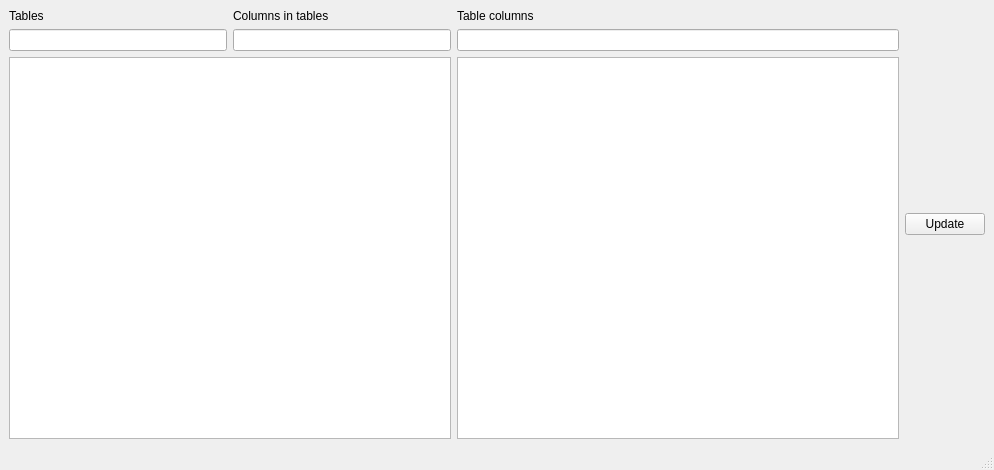
<?xml version="1.0" encoding="UTF-8"?>
<ui version="4.0">
 <class>StructureDescriptor</class>
 <widget class="QMainWindow" name="StructureDescriptor">
  <property name="geometry">
   <rect>
    <x>0</x>
    <y>0</y>
    <width>994</width>
    <height>470</height>
   </rect>
  </property>
  <property name="windowTitle">
   <string>Database descriptor</string>
  </property>
  <widget class="QWidget" name="centralwidget">
   <layout class="QHBoxLayout" name="horizontalLayout">
    <item>
     <layout class="QVBoxLayout" name="verticalLayout_2">
      <item>
       <layout class="QHBoxLayout" name="horizontalLayout_3">
        <property name="leftMargin">
         <number>0</number>
        </property>
        <property name="topMargin">
         <number>0</number>
        </property>
        <property name="rightMargin">
         <number>0</number>
        </property>
        <property name="bottomMargin">
         <number>0</number>
        </property>
        <item>
         <widget class="QLabel" name="label_2">
          <property name="text">
           <string>Tables</string>
          </property>
         </widget>
        </item>
        <item>
         <widget class="QLabel" name="label_3">
          <property name="text">
           <string>Columns in tables</string>
          </property>
         </widget>
        </item>
       </layout>
      </item>
      <item>
       <layout class="QHBoxLayout" name="horizontalLayout_2">
        <property name="leftMargin">
         <number>0</number>
        </property>
        <property name="topMargin">
         <number>0</number>
        </property>
        <property name="rightMargin">
         <number>0</number>
        </property>
        <property name="bottomMargin">
         <number>0</number>
        </property>
        <item>
         <widget class="QLineEdit" name="lineEdit_2"/>
        </item>
        <item>
         <widget class="QLineEdit" name="lineEdit_3"/>
        </item>
       </layout>
      </item>
      <item>
       <widget class="QListWidget" name="listWidget"/>
      </item>
     </layout>
    </item>
    <item>
     <layout class="QVBoxLayout" name="verticalLayout">
      <item>
       <widget class="QLabel" name="label">
        <property name="text">
         <string>Table columns</string>
        </property>
       </widget>
      </item>
      <item>
       <widget class="QLineEdit" name="lineEdit"/>
      </item>
      <item>
       <widget class="QListWidget" name="listWidget_2"/>
      </item>
     </layout>
    </item>
    <item>
     <layout class="QVBoxLayout" name="verticalLayout_3">
      <item>
       <widget class="QPushButton" name="pushButton">
        <property name="text">
         <string>Update</string>
        </property>
       </widget>
      </item>
     </layout>
    </item>
   </layout>
  </widget>
  <widget class="QMenuBar" name="menubar">
   <property name="geometry">
    <rect>
     <x>0</x>
     <y>0</y>
     <width>994</width>
     <height>21</height>
    </rect>
   </property>
  </widget>
  <widget class="QStatusBar" name="statusbar"/>
 </widget>
 <resources/>
 <connections/>
</ui>
